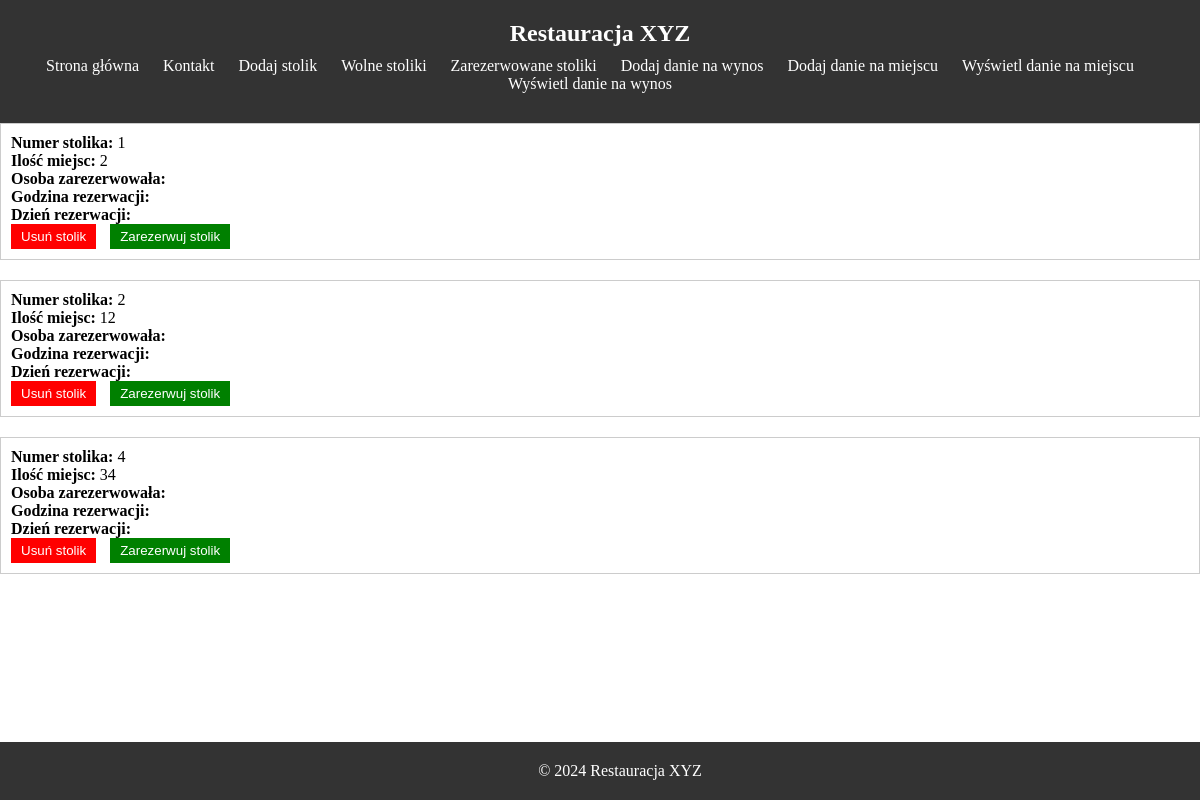
Page /wolny_stolik on the earlier database version.
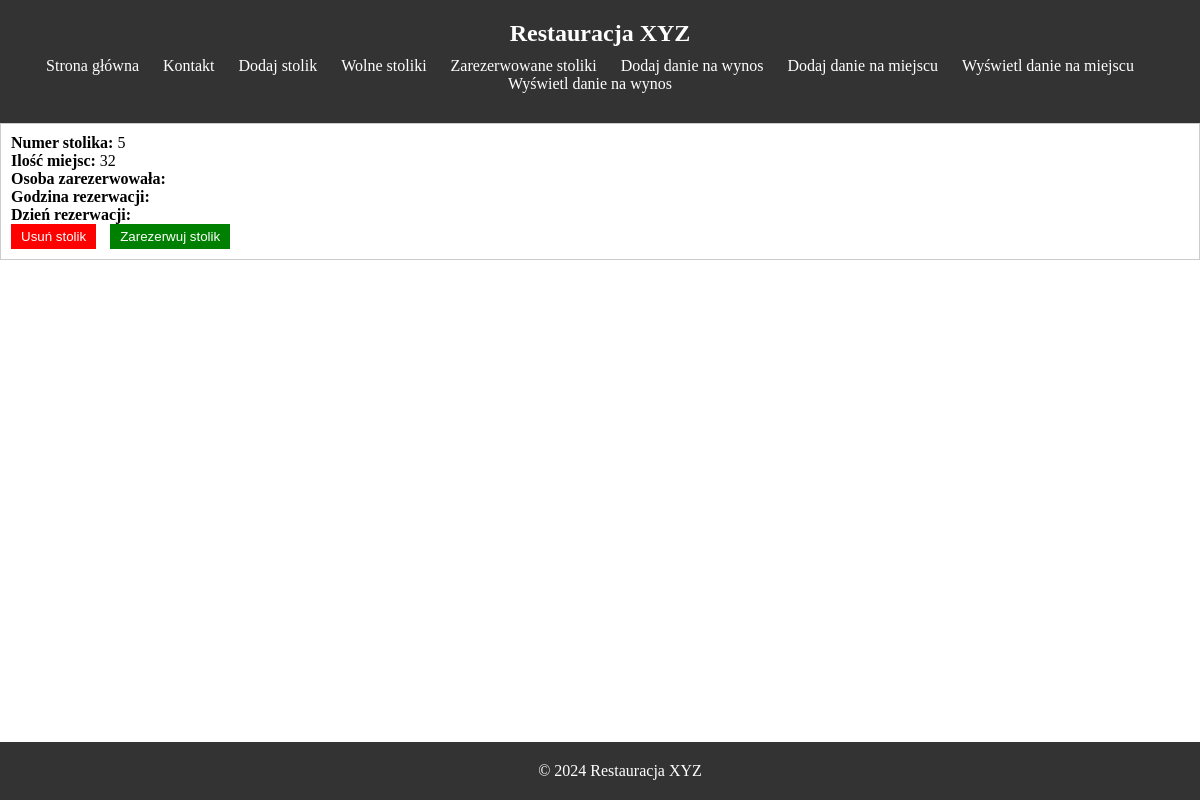
Same page on the later database version.
### models.py (models this page shows, shortened)
class Stolik(db.Model):
    id = db.Column(db.Integer, primary_key=True)
    numer = db.Column(db.Integer, unique=True)
    ilosc_miejsc = db.Column(db.Integer)
    czy_zarezerwowany = db.Column(db.Boolean, default=False)

### app.py (the view, shortened to what this page needs)
@app.route('/wolny_stolik', methods=['GET', 'POST'])
def wolny_stolik():
    result = Stolik.query.filter(Stolik.czy_zarezerwowany == False).all()
    return render_template('wolny_stolik.html', result=result)

### templates/wolny_stolik.html (shortened to what this page needs)
{% extends "base.html" %}
{% block content %}
    {% for stolik in result %}
        <div style="border: 1px solid #ccc; padding: 10px; margin-bottom: 20px;">
            <p><strong>Numer stolika:</strong> {{ stolik.numer }}</p>
            <p><strong>Ilość miejsc:</strong> {{ stolik.ilosc_miejsc }}</p>
            <p><strong>Osoba zarezerwowała:</strong> {{ stolik.osoba_zarezerwowala }}</p>
            <p><strong>Godzina rezerwacji:</strong> {{ stolik.godzina_rezerwacji }}</p>
            <p><strong>Dzień rezerwacji:</strong> {{ stolik.dzien_rezerwacji }}</p>
            <form action="{{ url_for('wolny_stolik') }}" method="post" style="display: inline-block; margin-right: 10px;">
                <input type="submit" value="Usuń stolik" style="padding: 5px 10px; background-color: #f00; color: #fff; border: none; cursor: pointer;">
            </form>
            <form action="{{ url_for('wolny_stolik') }}" method="post" style="display: inline-block;">
                <input type="submit" value="Zarezerwuj stolik" style="padding: 5px 10px; background-color: #008000; color: #fff; border: none; cursor: pointer;">
            </form>
        </div>
    {% endfor %}
{% endblock %}

### templates/base.html (shortened to what this page needs)
<!DOCTYPE html>
<html lang="en">
<head>
</head>
<body>
    <header>
        <h1>Restauracja XYZ</h1>
        <nav>
            <ul>
                <li><a href="{{ url_for('home') }}">Strona główna</a></li>
                <li><a href="{{ url_for('kontakt') }}">Kontakt</a></li>
                <li><a href="{{ url_for('zarezerwuj_stolik') }}">Dodaj stolik</a></li>
                <li><a href="{{ url_for('wolny_stolik') }}">Wolne stoliki</a></li>
                <li><a href="{{ url_for('zarezerwowany_stolik') }}">Zarezerwowane stoliki</a></li>
                <li><a href="{{ url_for('na_wynos') }}">Dodaj danie na wynos</a></li>
                <li><a href="{{ url_for('na_miejscu') }}">Dodaj danie na miejscu</a></li>
                <li><a href="{{ url_for('wyswietl_na_miejscu') }}">Wyświetl danie na miejscu</a></li>
                <li><a href="{{ url_for('wyswietl_na_wynos') }}">Wyświetl danie na wynos</a></li>
            </ul>
        </nav>
    </header>
    <main>
        {% block content %}{% endblock %}
    </main>
    <footer>
        <p>&copy; 2024 Restauracja XYZ</p>
    </footer>
</body>
</html>

### templates/base.html (style rules this page uses)
body, h1, h2, h3, p, ul, li { margin: 0; padding: 0; }
header { background-color: #333; color: #fff; padding: 20px; text-align: center; }
header h1 { font-size: 24px; }
nav ul { list-style-type: none; padding: 10px 0; text-align: center; }
nav ul li { display: inline; margin-right: 20px; }
nav ul li a { color: #fff; text-decoration: none; }
footer { background-color: #333; color: #fff; padding: 20px; text-align: center; position: fixed; left: 0; bottom: 0; width: 100%; }

Differences in the rows shown:
removed Stolik: numer "1", ilosc_miejsc "2"
removed Stolik: numer "2", ilosc_miejsc "12"
removed Stolik: numer "4", ilosc_miejsc "34"
added Stolik: numer "5", ilosc_miejsc "32"
